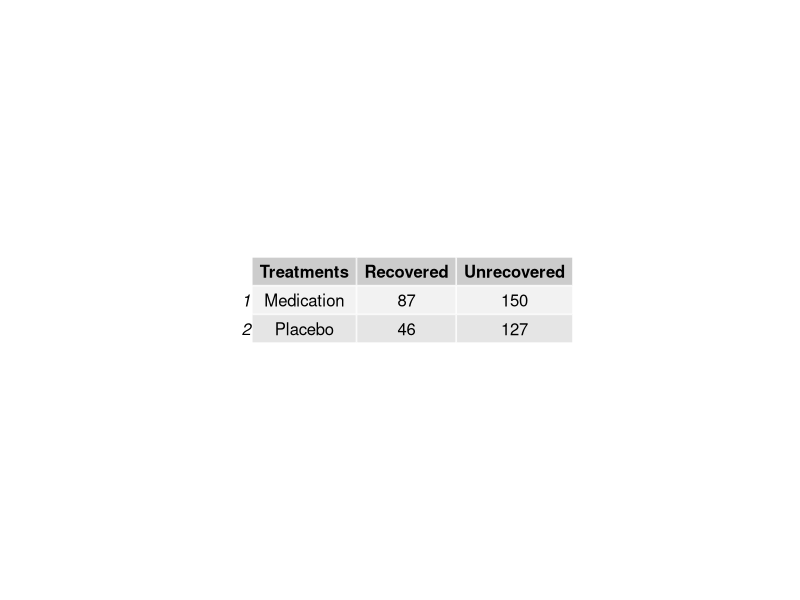
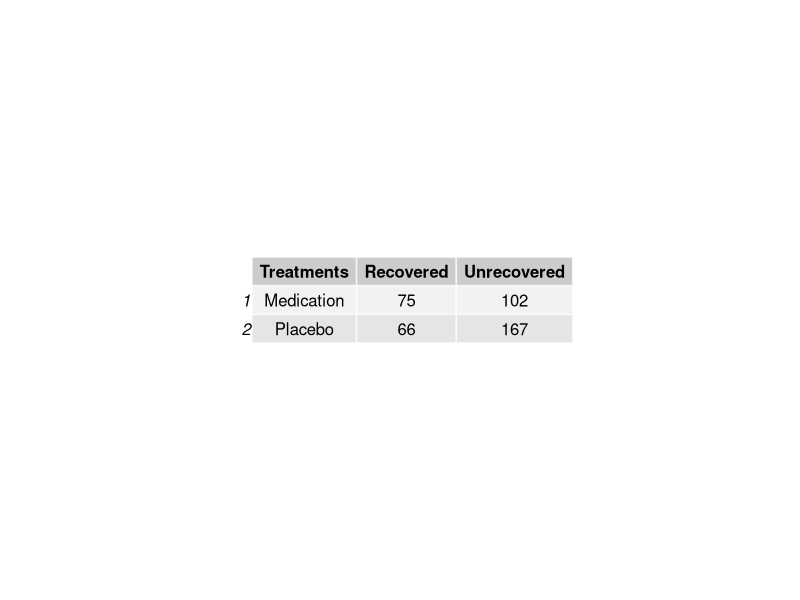
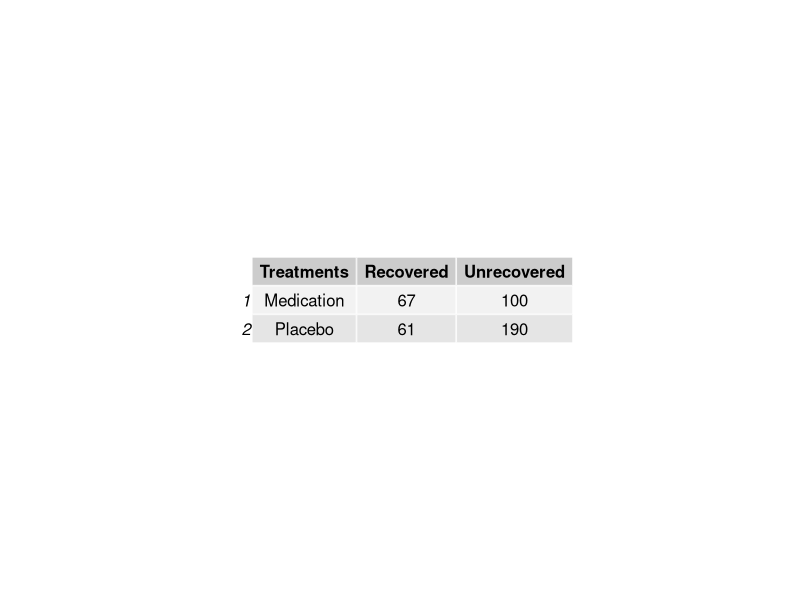
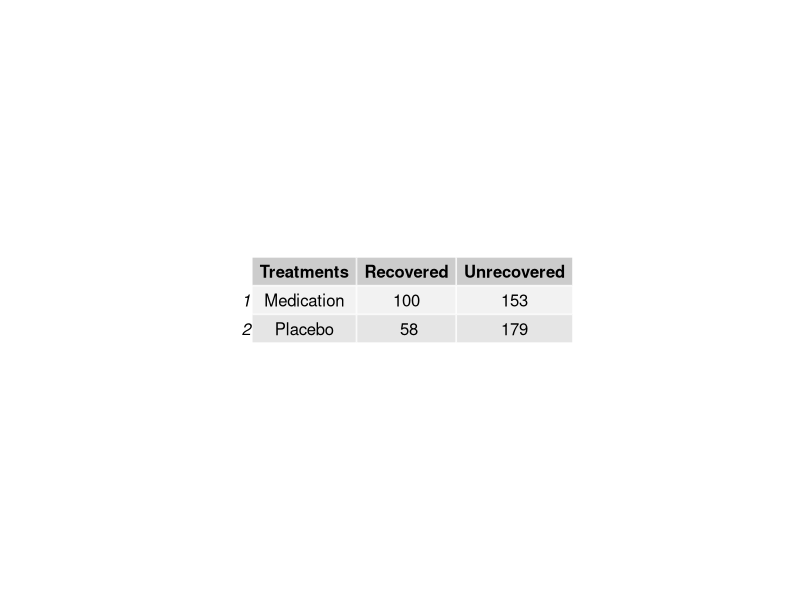
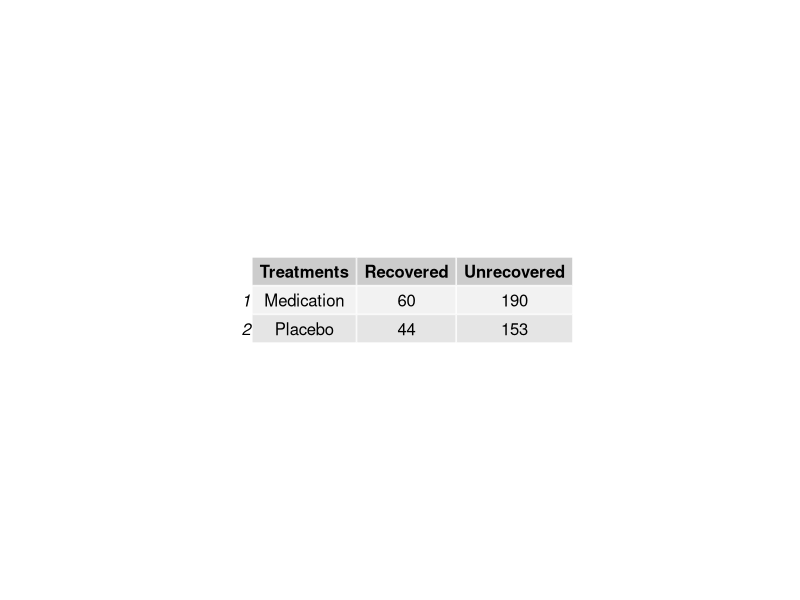
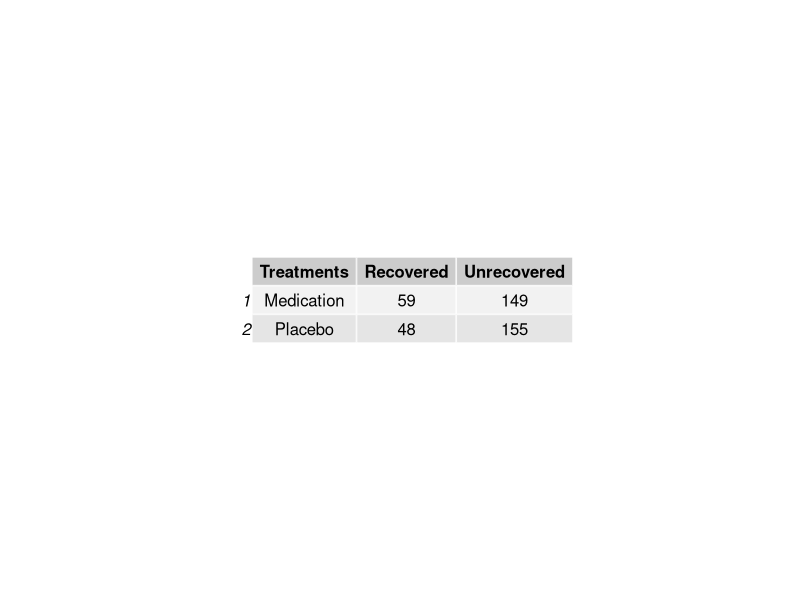
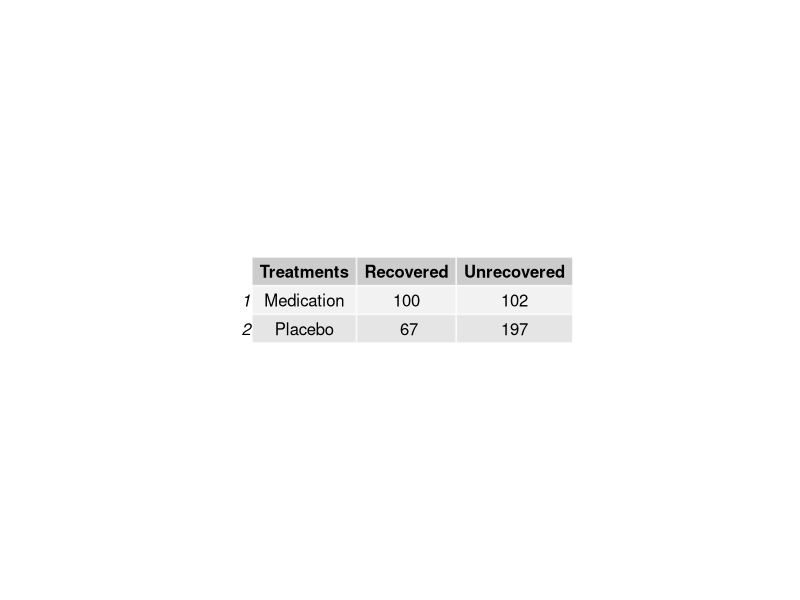
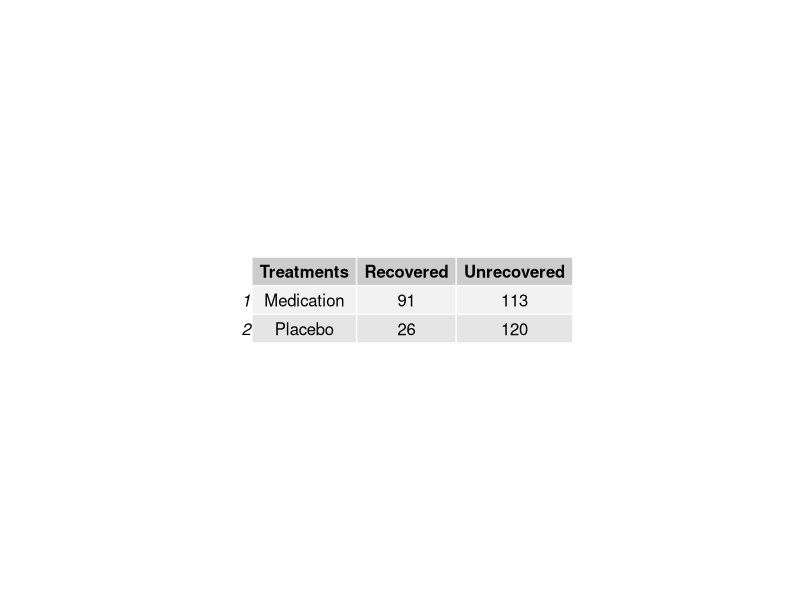

The R source for these figures, in order: (Note: this script raises an error after producing the figures.)
##### ORCIMC1 #####
library(gridExtra) # the pacakge needed for this particular question to create multiple grid-level plots in a page
ORCIMC1= function(
  title = "ORCIMC1", # Question-bank title that will be easily viewable in e-learning
  n = 200, # Number of questions to generate
  type = "MC", # The question type, one of many possible types on e-learning
  answers = 5, # Number of answers per MC question
  points.per.q = 4, # Number of points the question is worth (on the test)
  difficulty = 1, # An easily viewable difficulty level on e-learning
  quest.txt1 = "Both a new medication and placebo were administered to two separate groups of subjects. The subjects were monitored for recovery from an illness and the results were recorded in the 2x2 contingency table above. What is the 95% CI for the odds ratio given recovery in subjects who received the medication vs. those who received the placebo?", # The above text is the static text for the question
  Treatments = c("Medication", "Placebo"), #creating a vector of the treatment characters in the question
  digits = 2, # This is the number of decimal places to round off the data
  loc.path = "Images/", # This is the local path used to store any randomly generated image files
  e.path = "Images/", # This is the path on e-learning used to store any above-implemented image files
  hint = "You can follow your a, b, c, d formula given in lectures and the coursepack.", # This is a student hint, visible to them during the exam on e-learning
  feedback = "OR = ad/(bc). SE = sqrt(1/a + 1/b + 1/c + 1/d). ME for ln(OR) = 1.96*SE." # This is student feedback, visible after the exam
)
{
  param <- c("NewQuestion","ID","Title","QuestionText","Points","Difficulty", "Image",
             rep("Option", answers),"Hint","Feedback") # These are setting row names for the CSV file
  questions <- data.frame() # This opens a data frame to store the randomly generated questions below
  for(i in 1:n)
  {
    ID <- paste(title, i, sep = "-") # The ID of the specific question within the bank, title + question number in the loop
    points <- sample(c(rep(0,answers-1),100),replace=F) # The proportion of points assigned to each possible answer, 1 if correct or 0 if incorrect
    corr.ind <- 7 + which.max(points) # This is the row index of the correct answer
    Recovered <- c(sample(50:100, size = 1), sample(25:75, size = 1))
    Unrecovered <- sample(100:200, size = 2)
    data <- data.frame(Treatments, Recovered, Unrecovered, stringsAsFactors = FALSE) # This is how we're randomly generating data frame for this question
    lb <- round(exp(log(data[1,2]*data[2,3]/(data[1,3]*data[2,2])) - 1.96*sqrt(1/data[1,2] + 1/data[2,2] + 1/data[1,3] + 1/data[2,3])),
                digits = digits) # creating lower bound of the 95% confidence interval
    ub <- round(exp(log(data[1,2]*data[2,3]/(data[1,3]*data[2,2])) + 1.96*sqrt(1/data[1,2] + 1/data[2,2] + 1/data[1,3] + 1/data[2,3])),
                digits = digits) # creating upper bound of the 95% confidence interval
    corr.ans <- paste("(", paste(lb, ub, sep = ", "), ")", sep = "") # this is the correct answer to the question
    up.min <- round(ub + .08, digits) # This is the minimum value for incorrect answers above the correct answer
    down.max <- round(lb - .08, digits) # This is the maximum value for incorrect answers below the correct answer
    if(lb <= .4){
      seq1 <- seq(up.min, 5 + 10^-digits, 10^-digits) # generating minimum values for incorrect answers above the correct answer within a certain limit
      mat1 <- expand.grid(seq1,seq1) # creating a data frame from the combinations of minimum values for incorrect answers above the correct answer within a certain limit
      mat1 <- mat1[mat1[,1] < mat1[,2], ]
      ans.txt1 <- mat1[sample(nrow(mat1), size = answers), ]}
    else{if(ub >= 3.2){
      seq2 <- seq(-0.1 - 10^-digits, down.max, 10^-digits) # generating maximum values for incorrect answers below the correct answer within a certain limit
      mat2 <- expand.grid(seq2,seq2) # creating a data frame from the combinations of maximum values for incorrect answers below the correct answer within a certain limit
      mat2 <- mat2[mat2[,1] < mat2[,2], ]
      ans.txt1 <- mat2[sample(nrow(mat2), size = answers), ]}
      else{
        seq3 <- c(seq(-0.1 - 10^-digits, down.max, 10^-digits), seq(up.min, 5 + 10^-digits, 10^-digits)) # generating minimum and maximum values for incorrect answers within a certain limit
        mat3 <- expand.grid(seq3,seq3) # creating a data frame from the combinations of minimum and maximum values for incorrect answers within a certain limit
        mat3 <- mat3[mat3[,1] < mat3[,2], ]
        ans.txt1 <- mat3[sample(nrow(mat3), size = answers), ]}}
    ans.txt <- c()
    for(l in 1:answers){ans.txt[l] <- paste("(", paste(ans.txt1[l,1], ans.txt1[l,2], sep = ", "), ")", sep = "")} # These are randomly generated incorrect answers for different limit condition
    content <- c(type, ID, ID, quest.txt1,
                 points.per.q, difficulty, paste(e.path, paste(title, i, sep = "-"), ".jpeg", sep = ""),
                 points, hint, feedback) # This is collecting a lot of the above information into a single vector
    options <- c(rep("",7), ans.txt, rep("",2)) # This is collecting the incorrect answers above, and indexing them correctly by row
    options[corr.ind] <- corr.ans # This is imputing the correct answer at the appropriate row index
    questions[(1+(9+answers)*i):((9+answers)*(i+1)),1] <- param # This is indexing and storing all the row names
    questions[(1+(9+answers)*i):((9+answers)*(i+1)),2] <- content # Indexing and storing all the content
    questions[(1+(9+answers)*i):((9+answers)*(i+1)),3] <- options # Indexing and storing the answers, both incorrect and correct
    jpeg(filename=paste(loc.path, paste(title, i, sep = "-"), ".jpeg", sep = ""),
         height = 30*nrow(data), width = 81*ncol(data)) # creating the image files in the designated place
    p <- tableGrob(data) # Creating the summary statistics for the graphical item
    grid.arrange(p) # arranging all the summary statistics for the graphical items in one location
    dev.off()
  }
  questions <- questions[((10+answers)):((9+answers)*(n+1)),] # Storing only what's needed for e-learning upload as a CSV file
  write.table(questions, sep=",", file=paste(title, ".csv", sep = ""),
              row.names=F, col.names=F) # Writing the CSV file
}

ORCIMC1() # creating the csv file
